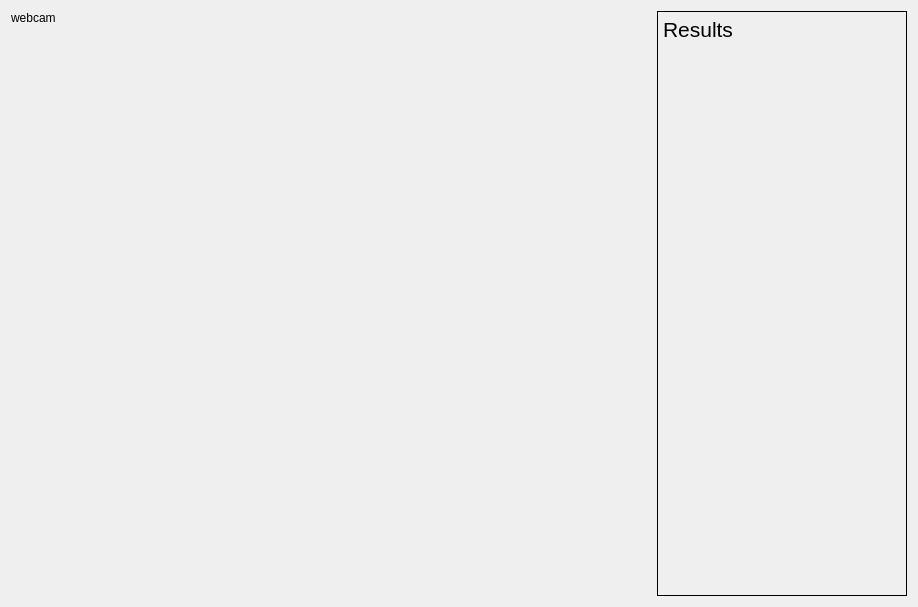
<?xml version="1.0" encoding="UTF-8"?>
<ui version="4.0">
 <class>pictureFrame</class>
 <widget class="QWidget" name="pictureFrame">
  <property name="geometry">
   <rect>
    <x>0</x>
    <y>0</y>
    <width>914</width>
    <height>607</height>
   </rect>
  </property>
  <property name="windowTitle">
   <string>Yolo predict</string>
  </property>
  <layout class="QGridLayout" name="gridLayout">
   <item row="0" column="0">
    <widget class="QLabel" name="videoFrame">
     <property name="sizePolicy">
      <sizepolicy hsizetype="Expanding" vsizetype="Expanding">
       <horstretch>0</horstretch>
       <verstretch>0</verstretch>
      </sizepolicy>
     </property>
     <property name="minimumSize">
      <size>
       <width>640</width>
       <height>480</height>
      </size>
     </property>
     <property name="baseSize">
      <size>
       <width>640</width>
       <height>480</height>
      </size>
     </property>
     <property name="frameShape">
      <enum>QFrame::NoFrame</enum>
     </property>
     <property name="text">
      <string>webcam</string>
     </property>
     <property name="alignment">
      <set>Qt::AlignLeading|Qt::AlignLeft|Qt::AlignTop</set>
     </property>
    </widget>
   </item>
   <item row="0" column="1">
    <widget class="QLabel" name="resultsFrame">
     <property name="minimumSize">
      <size>
       <width>250</width>
       <height>0</height>
      </size>
     </property>
     <property name="baseSize">
      <size>
       <width>250</width>
       <height>0</height>
      </size>
     </property>
     <property name="font">
      <font>
       <pointsize>16</pointsize>
      </font>
     </property>
     <property name="frameShape">
      <enum>QFrame::Box</enum>
     </property>
     <property name="text">
      <string>Results</string>
     </property>
     <property name="alignment">
      <set>Qt::AlignLeading|Qt::AlignLeft|Qt::AlignTop</set>
     </property>
    </widget>
   </item>
  </layout>
 </widget>
 <resources/>
 <connections/>
</ui>
